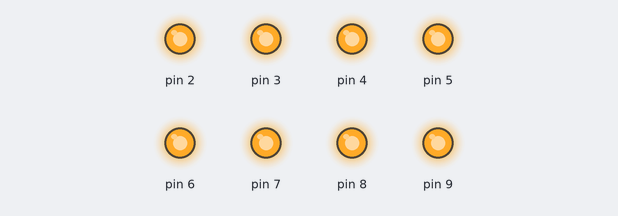
A sketch run on a simulated Arduino Uno, built with avr-gcc and run on an emulated ATmega328P. On the bench: output pins drawn as LEDs (lit = HIGH).

Above: at 0.1 s.
At 0.35 s:
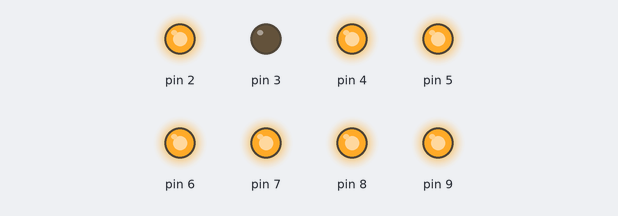
At 0.75 s:
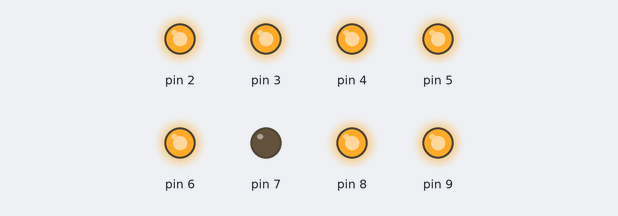
At 1.45 s:
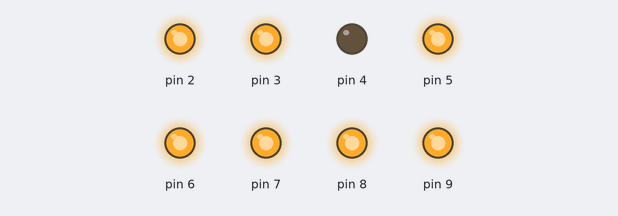
At 2.25 s:
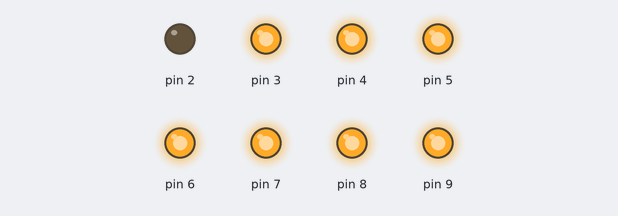
At 2.85 s:
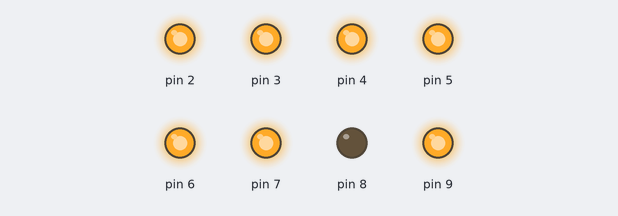
Timing chart, 0 to 3.1 s (numbered marks = the images above):
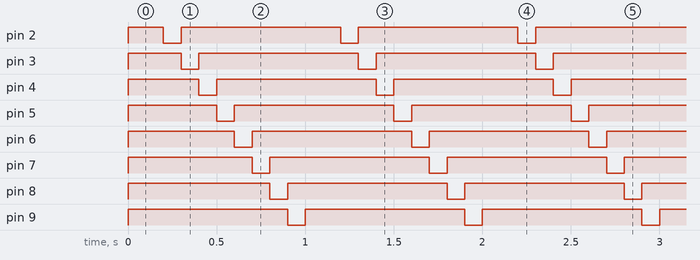

The sketch:

sketch_sep15b.ino
```cpp
int LED=10;
void setup() {
  // put your setup code here, to run once:
for(int i=2;i<10;i++)

  pinMode (i,OUTPUT);
}

void loop() {
  // put your main code here, to run repeatedly:
   for(int i=2;i<10;i++)

   digitalWrite(i, HIGH);
   if(LED<=10)
    digitalWrite(LED,LOW);

   else
     LED=1;
   LED++;
   delay(100);
}
```

Measured:
- by itself, pin 2–7: repeats every 1.0 s: LOW 0.10 s, HIGH 0.90 s
- by itself, pin 8, pin 9: alternates HIGH for 0.90 s and LOW for 0.10 s
- by itself, everything shown: repeats every 1.0 s, in 9 steps
